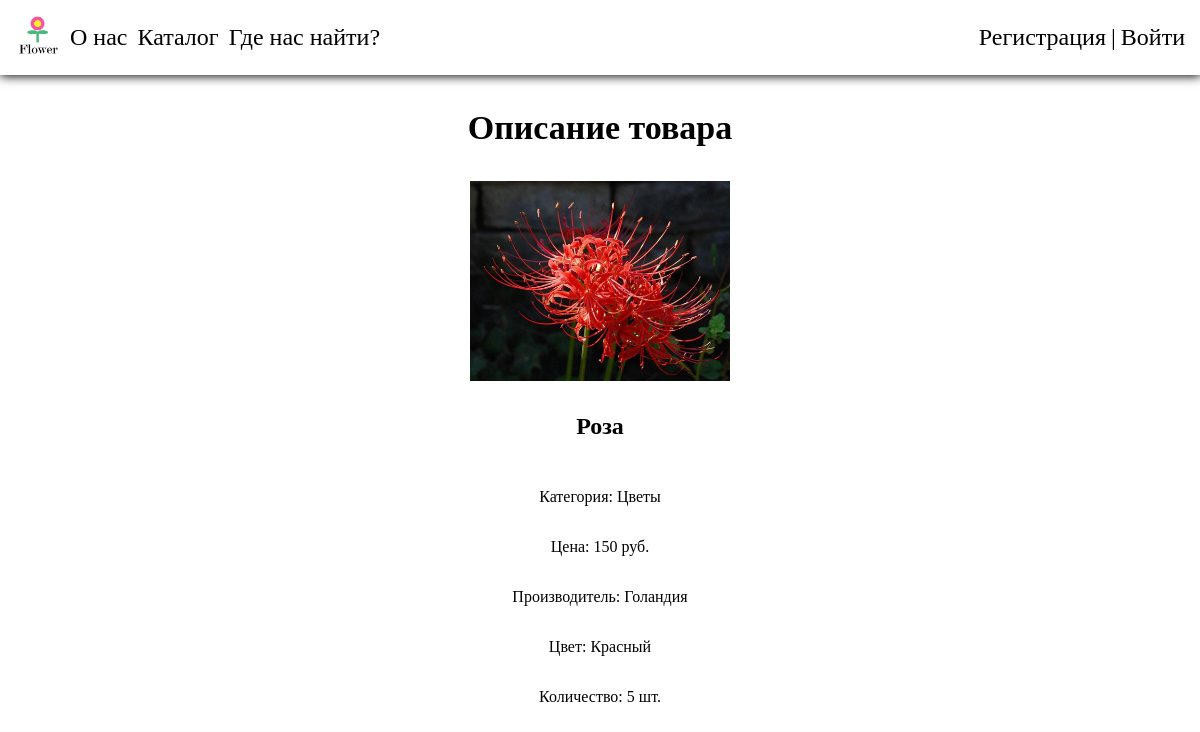
The app's page /catalog/1 with its own data.
### flowerSite/models.py (models this page shows)
class AbstractModel(models.Model):
    name = models.CharField(max_length=30, verbose_name='Название')
    objects = models.Manager()
    class Meta:
        abstract = True
    def __str__(self):
        return self.name

class Product(AbstractModel):
    category = models.ForeignKey(Category, on_delete=models.CASCADE, verbose_name='Категория')
    image = models.ImageField('Изображение')
    price = models.IntegerField('Цена')
    country = models.CharField(max_length=50, verbose_name='Страна-производитель')
    color = models.CharField(max_length=50, verbose_name='Цвет')
    amount = models.IntegerField('Количество товаров на складе')
    class Meta:
        verbose_name = 'Товар'
        verbose_name_plural = 'Товары'

class Category(AbstractModel):
    class Meta:
        verbose_name = 'Категория'
        verbose_name_plural = 'Категории'

### flowerSite/views.py (the view)
# urls.py: path('catalog/<int:id>', views.product_detail, name='product_detail'),
def product_detail(req, id):
    row = Product.objects.get(pk=id)
    if req.user.is_authenticated:
        cart = Cart.objects.filter(user=req.user, product=row).first()
        row.cart = cart.amount if cart else 0
    return render(req, 'product_detail.html', context={'product': row})

### flowerSite/templates/product_detail.html (shortened to what this page needs)
{% extends 'base.html' %}
{% load static %}
{% block content %}
<h3 style="text-align: center; font-size: 34px;">Описание товара</h3>
<div style="display: flex; justify-content: center; align-items: center; flex-direction: column;">
    <img style="wirth: 200px; height: 200px;" src="{{ product.image.url }}">
    <h4 style="font-size: 24px;">{{ product.name }}</h4>
    <p>Категория: {{ product.category }}</p>
    <p>Цена: {{ product.price }} руб.</p>
    <p>Производитель: {{ product.country }}</p>
    <p>Цвет: {{ product.color }}</p>
    <p>Количество: {{ product.amount }} шт.</p>
</div>
{% endblock %}

### flowerSite/static/css/style.css (style rules this page uses)
body { margin: 0; }

### records on screen
Product: image (picture), name "Роза", category "Цветы", price "150", country "Голандия", color "Красный", amount "5"
